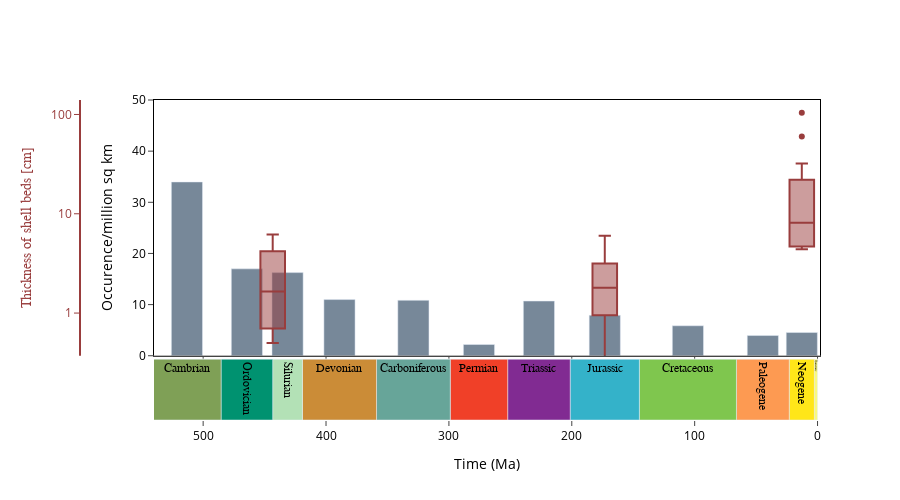

Notebook code for this chart:
### Code cell
shell_bed_color = '#993d3d'

fig = make_subplots(rows=2, cols=1,
                    row_heights = [0.8, 0.2],
                    specs=[[{"secondary_y": True}], [{"secondary_y": False}]],
                    shared_yaxes = True,shared_xaxes = True,vertical_spacing = 0.001)

fig.add_trace(go.Bar(y=bioturb_hist['Occurrence/million square km'],x=bioturb_hist['mean_ma'],
                     marker_color='lightslategray',
                    showlegend=False),1,1)

fig.add_trace(go.Box(y=bioturb_box['thick_shellbeds_total'],x=bioturb_box['mean_ma'],width=20,
                     marker_color=shell_bed_color,
                    showlegend=False),secondary_y=True,
              row=1,col=1)
fig.update_xaxes(range=(540,-2),ticks = 'outside',showline = True, showticklabels = False,mirror=True,
                          linecolor = 'black',row=1,col=1)

plot_utils.plot_time(fig,time_period,width_period,2,1)
fig.update_xaxes(range=(540,-2),ticks = 'outside',title = 'Time (Ma)',row=2,col=1)
fig.update_yaxes(ticks = 'outside',showline = True,title = 'Occurence/million sq km',
                         mirror = True,linecolor = 'black',row=1,col=1)

fig.update_layout(height = 500, width = 900,font_color = 'black',
                 paper_bgcolor = 'white',
                 plot_bgcolor = 'white',
                 xaxis1=dict(domain=[0.1, 1]),
                 xaxis2=dict(domain=[0.1, 1]),
                 yaxis1=dict(range=(0,50)),
                  yaxis2=dict(title='Thickness of shell beds [cm]',type='log',dtick=1,tick0=1,
                  title_font_family='Helvetica',linewidth=2,
                              overlaying='y1',side='left',anchor='free',position=0,linecolor=shell_bed_color,
                             titlefont=dict(color=shell_bed_color),tickfont=dict(color=shell_bed_color),tickcolor=shell_bed_color),
                              #range=(np.log(1),np.log(10)),
                             
                  
                 legend=dict(
                yanchor="top",
                    y=0.99,
                    xanchor="left",
                    x=0.01))
fig.show()
# fig.write_image('./figures/Figure_S10.png',scale = 6)

### Figure 1 — Plotly figure (JSON) as saved in the notebook; plotly's stock layout.template omitted (floating-point values rounded to 4 significant figures)
{"data": [{"marker": {"color": "lightslategray"}, "showlegend": false, "type": "bar", "x": [513.2, 464.4, 431.3, 389.1, 328.9, 275.5, 226.7, 173.2, 105.5, 44.52, 12.81], "xaxis": "x", "y": [33.97, 16.99, 16.26, 10.98, 10.84, 2.197, 10.69, 7.908, 5.858, 3.954, 4.54], "yaxis": "y"}, {"marker": {"color": "#993d3d"}, "showlegend": false, "type": "box", "width": 20, "x": [12.81, 12.81, 12.81, 12.81, 12.81, 12.81, 12.81, 12.81, 12.81, 12.81, 12.81, 12.81, 12.81, 12.81, 12.81, 173.2, 173.2, 173.2, 173.2, 173.2, 173.2, 173.2, 173.2, 173.2, 173.2, 173.2, 173.2, 443.4, 443.4, 443.4, 443.4, 443.4, 443.4], "xaxis": "x", "y": [4.9, 4.6, 4.5, 4.4, 4.5, 8.4, 5.6, 8, 8.1, 11, 24, 16, 104, 60, 32, 4, 6, 3.9, 2.4, 1, 1.2, 2.1, 1.6, 0.9, 2, 0, 0, 4.2, 6.2, 0.9, 2.4, 0.5, 0.7], "yaxis": "y2"}, {"dx": 100, "marker": {"color": ["#F9F97F", "#FFE619", "#FD9A52", "#7FC64E", "#34B2C9", "#812B92", "#F04028", "#67A599", "#CB8C37", "#B3E1B6", "#009270", "#7FA056"]}, "offset": 0, "showlegend": false, "text": ["Quaternary", "Neogene", "Paleogene", "Cretaceous", "Jurassic", "Triassic", "Permian", "Carboniferous", "Devonian", "Silurian", "Ordovician", "Cambrian"], "textfont": {"color": "black", "family": "Arial black", "size": 12}, "textposition": "inside", "type": "bar", "width": [2.588, 20.44, 42.97, 79, 56.3, 50.87, 46.73, 60, 60.3, 24.2, 42, 55.6], "x": [0, 2.588, 23.03, 66, 145, 201.3, 252.2, 298.9, 358.9, 419.2, 443.4, 485.4], "x0": 0, "xaxis": "x2", "y": [0.2, 0.2, 0.2, 0.2, 0.2, 0.2, 0.2, 0.2, 0.2, 0.2, 0.2, 0.2], "yaxis": "y3"}], "layout": {"font": {"color": "black"}, "height": 500, "legend": {"x": 0.01, "xanchor": "left", "y": 0.99, "yanchor": "top"}, "paper_bgcolor": "white", "plot_bgcolor": "white", "width": 900, "xaxis": {"anchor": "y", "domain": [0.1, 1], "linecolor": "black", "matches": "x2", "mirror": true, "range": [540, -2], "showline": true, "showticklabels": false, "ticks": "outside"}, "xaxis2": {"anchor": "y3", "domain": [0.1, 1], "range": [540, -2], "ticks": "outside", "title": {"text": "Time (Ma)"}}, "yaxis": {"anchor": "x", "domain": [0.2008, 1], "linecolor": "black", "mirror": true, "range": [0, 50], "showline": true, "ticks": "outside", "title": {"text": "Occurence/million sq km"}}, "yaxis2": {"anchor": "free", "dtick": 1, "linecolor": "#993d3d", "linewidth": 2, "mirror": true, "overlaying": "y", "position": 0, "showline": true, "side": "left", "tick0": 1, "tickcolor": "#993d3d", "tickfont": {"color": "#993d3d"}, "ticks": "outside", "title": {"font": {"color": "#993d3d", "family": "Helvetica"}, "text": "Thickness of shell beds [cm]"}, "type": "log"}, "yaxis3": {"anchor": "x2", "domain": [0, 0.1998], "showticklabels": false}}}
